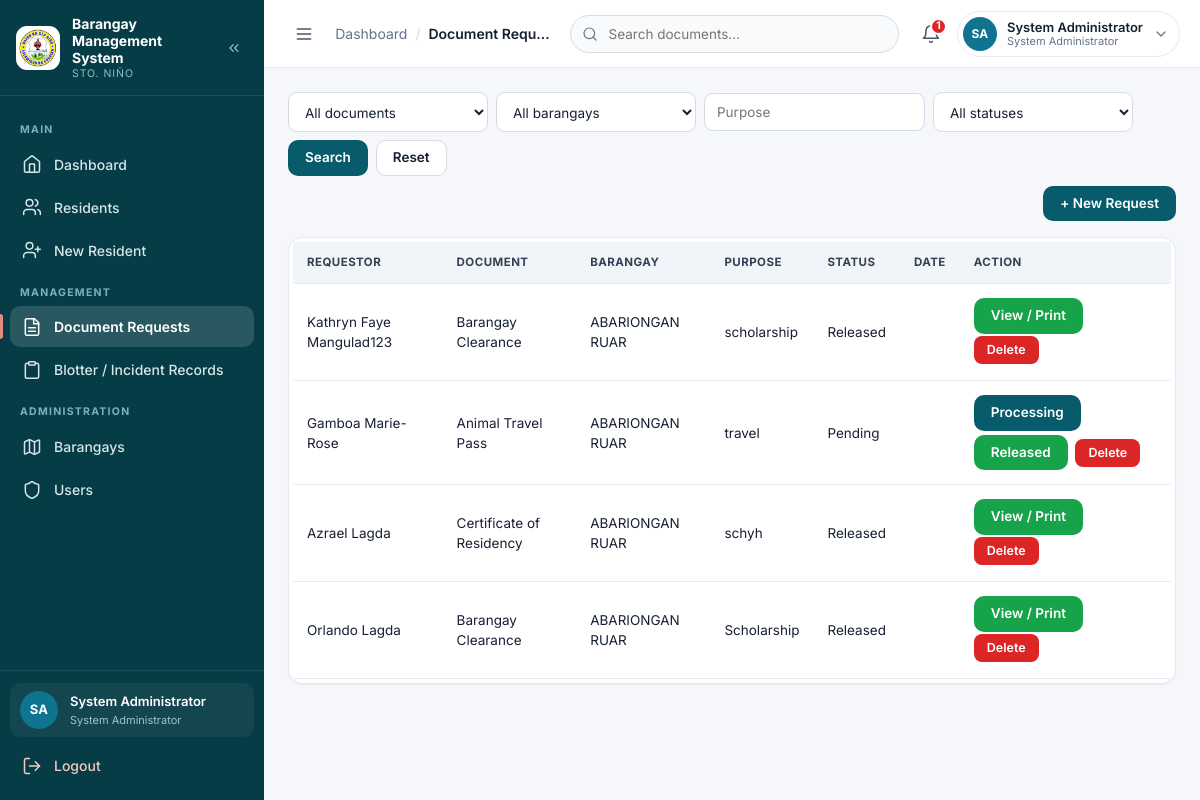
Screenshot of /pages/documents.php (signed in) with the database file from the repository.
### tables this page shows
CREATE TABLE `document_requests` (
  `id` int(11) NOT NULL AUTO_INCREMENT,
  `barangay_id` int(11) NOT NULL,
  `resident_id` int(11) DEFAULT NULL,
  `requestor_name` varchar(150) NOT NULL,
  `document_type` varchar(100) NOT NULL,
  `purpose` varchar(255) DEFAULT NULL,
  `status` enum('Pending','Processing','Released','Rejected','Cancelled') NOT NULL DEFAULT 'Pending',
  `requested_at` timestamp NOT NULL DEFAULT current_timestamp(),
  `released_at` datetime DEFAULT NULL,
  `processed_by` int(11) DEFAULT NULL,
  `processed_at` datetime DEFAULT NULL,
  `decision_note` varchar(255) DEFAULT NULL,
  `notes` text DEFAULT NULL,
  PRIMARY KEY (`id`),
  KEY `idx_docs_barangay` (`barangay_id`),
  KEY `idx_docs_resident` (`resident_id`),
  KEY `idx_docs_status` (`status`),
  KEY `idx_docs_processed_by` (`processed_by`),
  CONSTRAINT `document_requests_ibfk_1` FOREIGN KEY (`barangay_id`) REFERENCES `barangays` (`id`),
  CONSTRAINT `document_requests_ibfk_2` FOREIGN KEY (`resident_id`) REFERENCES `residents` (`id`),
  CONSTRAINT `fk_docs_processed_by` FOREIGN KEY (`processed_by`) REFERENCES `users` (`id`) ON DELETE SET NULL ON UPDATE CASCADE
);

CREATE TABLE `barangays` (
  `id` int(11) NOT NULL AUTO_INCREMENT,
  `barangay_name` varchar(150) NOT NULL,
  `created_at` timestamp NOT NULL DEFAULT current_timestamp(),
  PRIMARY KEY (`id`),
  UNIQUE KEY `barangay_name` (`barangay_name`)
);

### config/config.php (called while the page is built, shortened)
<?php
if (!function_exists('url')) {
    function url($path = '') {
        $path = ltrim((string)$path, '/');
        return BASE_URL . '/' . $path;
    }
}
function e($value) { return htmlspecialchars((string)$value, ENT_QUOTES, 'UTF-8'); }
function csrf_token() {
    return $_SESSION['csrf_token'];
}
require_once BASE_PATH . '/includes/auth.php';

### includes/auth.php (called while the page is built, shortened)
<?php
if (!defined('BRGY_AUTH_LOADED')) {
    function current_user(): array
    {
        static $user = null;
        if ($user !== null) {
            return $user;
        }
        $user = [
            'id'          => (int)($_SESSION['user_id'] ?? 0),
            'username'    => (string)($_SESSION['username'] ?? ''),
            'full_name'   => (string)($_SESSION['full_name'] ?? ''),
            'role'        => (string)($_SESSION['role'] ?? ''),
            'barangay_id' => null,
            'status'      => (string)($_SESSION['status'] ?? ''),
            'resident_id' => null,
        ];
        $conn = $GLOBALS['conn'] ?? null;
        $stmt = $conn->prepare(
            'SELECT u.id, u.username, u.full_name, u.role, u.barangay_id, u.status,
                    r.id AS resident_id
               FROM users u
               LEFT JOIN residents r ON r.user_id = u.id
              WHERE u.id = ? AND u.deleted_at IS NULL LIMIT 1'
        );
        $uid = (int)$_SESSION['user_id'];
        $stmt->bind_param('i', $uid);
        $stmt->execute();
        $row = $stmt->get_result()->fetch_assoc();
        if ($row) {
            $user = [
                'id'          => (int)$row['id'],
                'username'    => (string)$row['username'],
                'full_name'   => (string)$row['full_name'],
                'role'        => (string)$row['role'],
                'barangay_id' => ($row['barangay_id'] !== null) ? (int)$row['barangay_id'] : null,
                'status'      => (string)$row['status'],
                'resident_id' => ($row['resident_id'] !== null) ? (int)$row['resident_id'] : null,
            ];
        }
        return $user;
    }
    function current_role(): string
    {
        return (string)(current_user()['role'] ?? '');
    }
    function is_admin(): bool     { return current_role() === 'admin'; }
    function require_role(array $allowed): void
    {
        $user  = current_user();
    }
    function require_staff(): void     { require_role(['admin', 'secretary']); }
    function scope_barangay(string $alias = '', string $join = ' AND '): array
    {
        if (is_admin()) {
            return ['', []];
        }
        $prefix = ($alias !== '') ? $alias . '.' : '';
        $bid    = current_barangay_id();
        return [$join . $prefix . 'barangay_id = ?', [$bid]];
    }
}
?>

### pages/documents.php (the view, shortened to what this page needs)
<?php
require_once __DIR__ . '/../config/config.php';
require_staff();
list($scopeSql, $scopeParams) = scope_barangay('dr');
$f_purpose  = trim($_GET['purpose'] ?? '');
$requestsSql = "
    SELECT
        dr.id,
        dr.requestor_name,
        dr.document_type,
        dr.purpose,
        dr.notes,
        dr.status,
        dr.released_at,
        b.barangay_name
    FROM document_requests dr
    LEFT JOIN barangays b
        ON dr.barangay_id = b.id
    WHERE 1=1 " . $scopeSql . "
";
$fTypes = '';
$fParams = [];
$requestsSql .= " ORDER BY dr.id DESC ";
$allParams = array_merge($scopeParams, $fParams);
$allTypes  = str_repeat('i', count($scopeParams)) . $fTypes;
if ($allParams) {
    $requests = $conn->prepare($requestsSql);
    $requests->bind_param($allTypes, ...$allParams);
    $requests->execute();
    $requests = $requests->get_result();
} else {
    $requests = $conn->query($requestsSql);
}
include BASE_PATH . '/partials/header.php';
?>
<div class="toolbar">
    <form method="get">
        <select id="f_document" name="document">
            <option value="">All documents</option>
        </select>
        <?php if ($_SESSION['role'] === 'admin'): ?>
        <select id="f_barangay" name="barangay">
            <option value="0">All barangays</option>
        </select>
        <?php endif; ?>
        <input id="f_purpose" type="text" name="purpose" placeholder="Purpose" value="<?= e($f_purpose) ?>">
        <select id="f_status" name="status">
            <option value="">All statuses</option>
        </select>
        <button class="btn" type="submit">Search</button>
        <a class="btn btn--ghost" href="<?= e(url('pages/documents.php')) ?>">Reset</a>
    </form>
    <button type="button" class="btn push-right" data-toggle="#new-request-form"
            aria-controls="new-request-form" aria-expanded="false">+ New Request</button>
</div>
<div class="card table-wrap">
    <table>
        <thead>
            <tr>
                <th>Requestor</th>
                <th>Document</th>
                <th>Barangay</th>
                <th>Purpose</th>
                <th>Status</th>
                <th>Date</th>
                <th>Action</th>
            </tr>
        </thead>
        <tbody>
        <?php if ($requests->num_rows > 0): ?>
            <?php while ($r = $requests->fetch_assoc()): ?>
                <tr>
                    <td>
                        <?= e($r['requestor_name']) ?>
                    </td>
                    <td>
                        <?= e($r['document_type']) ?>
                    </td>
                    <td>
                        <?= e($r['barangay_name']) ?>
                    </td>
                    <td>
                        <?= e($r['purpose']) ?>
                    </td>
                    <td>
                        <?= e($r['status']) ?>
                    </td>
                    <td>
                    </td>
                    <td>
                        <?php if ($r['status'] === 'Pending'): ?>
                            <a
                                href="<?= e(url('actions/process_document.php?id=' . $r['id'] . '&token=' . csrf_token())) ?>"
                                class="btn btn-primary"
                            >
                                Processing
                            </a>
                            <a
                                href="<?= e(url('actions/release_document.php?id=' . $r['id'] . '&token=' . csrf_token())) ?>"
                                class="btn btn-success"
                                target="_blank"
                                data-confirm="Release this document now?"
                                data-confirm-title="Release document"
                            >
                                Released
                            </a>
                        <?php elseif ($r['status'] === 'Released'): ?>
                            <a
                                href="<?= e(url('pages/document_print.php?id=' . $r['id'])) ?>"
                                class="btn btn-success"
                                target="_blank"
                            >
                                View / Print
                            </a>
                        <?php endif; ?>
                        <a
                            href="<?= e(url('actions/document_delete.php?id=' . $r['id'] . '&token=' . csrf_token())) ?>"
                            class="btn-delete"
                            data-confirm="Delete this request? This action cannot be undone."
                            data-confirm-title="Delete request"
                        >
                            Delete
                        </a>
                    </td>
                </tr>
            <?php endwhile; ?>
        <?php endif; ?>
        </tbody>
    </table>
</div>
<?php include BASE_PATH . '/partials/footer.php'; ?>

### assets/css/style.css (style rules this page uses)
:root { --primary: #075B6B; --primary-700: #054C59; --primary-900: #063C46; --secondary: #0E7490; --accent: #E58B82; --bg: #F5F7FA; --card: #FFFFFF; --text: #172033; --muted: #64748B; --success: #16A34A; --warning: #F59E0B; --danger: #DC2626; --info: #0E7490; --border: #E6EAF1; --border-strong: #D5DCE6; --sidebar-w: 264px; --sidebar-w-collapsed: 78px; --topbar-h: 68px; --radius: 14px; --radius-sm: 10px; --radius-lg: 18px; --shadow-sm: 0 1px 2px rgba(16, 24, 40, .05); --shadow: 0 4px 16px rgba(16, 24, 40, .06); --shadow-md: 0 12px 32px rgba(16, 24, 40, .12); --ring: 0 0 0 3px rgba(14, 116, 144, .18); --font: 'Inter', system-ui, -apple-system, 'Segoe UI', Roboto, Arial, sans-serif; }
*, *::before, *::after { box-sizing: border-box; }
html { -webkit-text-size-adjust: 100%; }
body { margin: 0; font-family: var(--font); background: var(--bg); color: var(--text); font-size: 14px; line-height: 1.5; -webkit-font-smoothing: antialiased; }
a { color: var(--secondary); }
.btn, .btn-primary { display: inline-flex; align-items: center; justify-content: center; gap: 8px; background: var(--primary); color: #fff; border: 1px solid transparent; border-radius: 10px; padding: 10px 16px; font-size: 13.5px; font-weight: 600; text-decoration: none; cursor: pointer; font-family: inherit; line-height: 1; transition: background .15s, box-shadow .15s, transform .05s; }
.btn.secondary, .btn--ghost, .btn-secondary { background: #fff; color: var(--text); border-color: var(--border-strong); }
.btn.btn-success, .btn-success, .btn--success { background: var(--success); color: #fff; }
.btn-edit, .btn-delete, .btn-cancel, .btn-approve { display: inline-flex; align-items: center; gap: 6px; padding: 7px 12px; border-radius: 8px; color: #fff; text-decoration: none; font-size: 12.5px; font-weight: 600; border: 1px solid transparent; cursor: pointer; font-family: inherit; line-height: 1; }
.btn-delete { background: var(--danger); }
.table-wrap .btn-edit, .table-wrap .btn-delete, .table-wrap .btn-cancel, .table-wrap .btn-approve { margin: 0 4px 4px 0; }
.card { background: var(--card); border: 1px solid var(--border); border-radius: var(--radius); padding: 20px; box-shadow: var(--shadow-sm); margin-bottom: 18px; min-width: 0; }
.push-right { margin-left: auto; }
table { width: 100%; border-collapse: collapse; background: #fff; font-size: 13.5px; }
th, td { padding: 12px 14px; text-align: left; border-bottom: 1px solid var(--border); vertical-align: middle; }
th { background: #F1F5F9; color: #334155; font-size: 11.5px; font-weight: 700; text-transform: uppercase; letter-spacing: .04em; white-space: nowrap; }
td .btn-edit, td .btn-delete, td .btn-cancel, td .btn { margin: 2px 4px 2px 0; }
.table-wrap { overflow-x: auto; -webkit-overflow-scrolling: touch; }
.table-wrap.card { padding: 4px; }
input, select, textarea { width: 100%; padding: 10px 12px; border: 1px solid var(--border-strong); border-radius: 9px; background: #fff; font-size: 13.5px; color: var(--text); font-family: inherit; }
.toolbar { display: flex; gap: 10px; flex-wrap: wrap; align-items: center; margin-bottom: 16px; }
.toolbar form { display: flex; gap: 8px; align-items: center; flex-wrap: wrap; }
.toolbar input[type="text"], .toolbar input[type="search"], .toolbar select { width: auto; min-width: 200px; line-height: 1; }

### rows the page displays
document_requests: requestor_name "Kathryn Faye Mangulad123", document_type "Barangay Clearance", barangay.barangay_name "ABARIONGAN RUAR", purpose "scholarship", status "Released"
document_requests: requestor_name "Gamboa Marie-Rose", document_type "Animal Travel Pass", barangay.barangay_name "ABARIONGAN RUAR", purpose "travel", status "Pending"
document_requests: requestor_name "Azrael Lagda", document_type "Certificate of Residency", barangay.barangay_name "ABARIONGAN RUAR", purpose "schyh", status "Released"
document_requests: requestor_name "Orlando Lagda", document_type "Barangay Clearance", barangay.barangay_name "ABARIONGAN RUAR", purpose "Scholarship", status "Released"

### other values shown
$group "MAIN"
$item['label'] "Dashboard"
$item['label'] "Residents"
$item['label'] "New Resident"
$group "MANAGEMENT"
$item['label'] "Document Requests"
$item['label'] "Blotter / Incident Records"
$group "ADMINISTRATION"
$item['label'] "Barangays"
$item['label'] "Users"
$initials "SA"
$full_name "System Administrator"
$role_label "System Administrator"
$crumb "Document Requ…"
$pending_notice "1"
